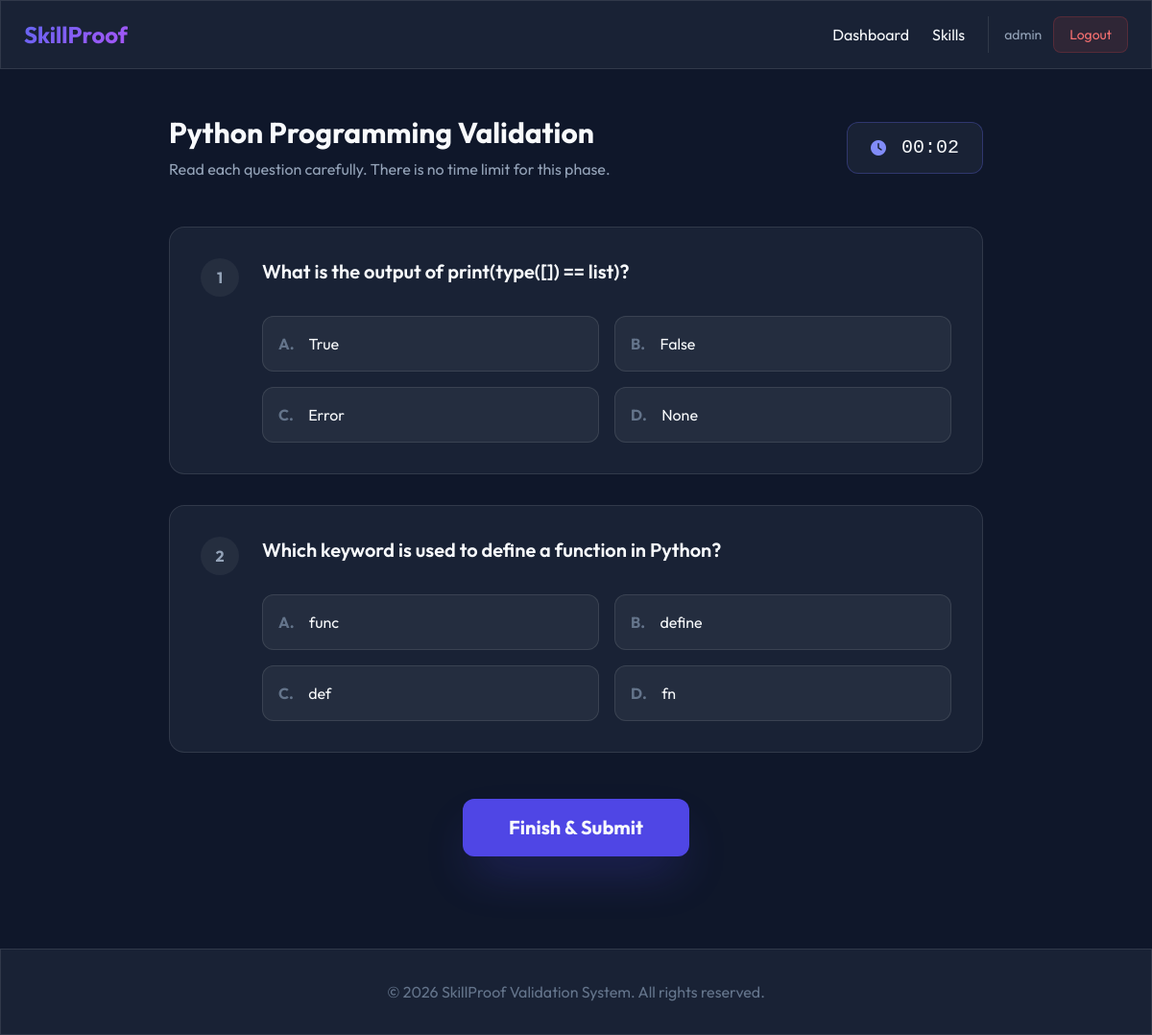
The page /test/1/ (signed in) on the database its author committed.
### core/models.py (models this page shows, shortened)
class User(AbstractUser):
    ROLE_CHOICES = (
        ('student', 'Student'),
        ('employer', 'Employer'),
        ('admin', 'Admin'),
    )
    role = models.CharField(max_length=10, choices=ROLE_CHOICES, default='student')
    bio = models.TextField(blank=True, null=True)
    profile_picture = models.ImageField(upload_to='profiles/', blank=True, null=True)

class Skill(models.Model):
    name = models.CharField(max_length=100)
    description = models.TextField()
    category = models.CharField(max_length=50, blank=True)

class Test(models.Model):
    skill = models.ForeignKey(Skill, on_delete=models.CASCADE, related_name='tests')
    question = models.TextField()
    option_a = models.CharField(max_length=255)
    option_b = models.CharField(max_length=255)
    option_c = models.CharField(max_length=255)
    option_d = models.CharField(max_length=255)
    correct_answer = models.CharField(max_length=1)  # A, B, C, or D

### core/views.py (the view)
# urls.py: path('test/<int:skill_id>/', views.take_test, name='take_test'),
@login_required
def take_test(request, skill_id):
    skill = get_object_or_404(Skill, id=skill_id)
    tests = skill.tests.all()
    return render(request, 'test_page.html', {
        'skill': skill,
        'tests': tests
    })

### templates/test_page.html (shortened to what this page needs)
{% extends 'base.html' %}
{% block content %}
<div class="max-w-4xl mx-auto px-6 py-12">
    <div class="flex justify-between items-center mb-12">
        <div>
            <h2 class="text-3xl font-bold mb-2">{{ skill.name }} Validation</h2>
            <p class="text-slate-400">Read each question carefully. There is no time limit for this phase.</p>
        </div>
        <div class="glass px-6 py-3 rounded-xl border border-indigo-500/30 flex items-center gap-4">
            <i class="fas fa-clock text-indigo-400"></i>
            <span id="timer" class="font-mono text-xl">00:00</span>
        </div>
    </div>
    <form method="post" action="{% url 'submit_test' skill.id %}" id="test-form">
        <div class="space-y-8">
            {% for test in tests %}
                <div class="glass p-8 rounded-2xl border border-white/10">
                    <div class="flex gap-6">
                        <span class="w-10 h-10 rounded-full bg-white/5 flex items-center justify-center font-bold text-slate-400 shrink-0">{{ forloop.counter }}</span>
                        <div class="flex-grow">
                            <h3 class="text-xl font-semibold mb-8">{{ test.question }}</h3>
                            <div class="grid md:grid-cols-2 gap-4">
                                <label class="block relative group cursor-pointer">
                                    <div class="bg-white/5 border border-white/10 p-4 rounded-xl peer-checked:bg-indigo-600/20 peer-checked:border-indigo-500 transition group-hover:border-white/20">
                                        <span class="font-bold mr-3 text-slate-500">A.</span> {{ test.option_a }}
                                    </div>
                                </label>
                                <label class="block relative group cursor-pointer">
                                    <div class="bg-white/5 border border-white/10 p-4 rounded-xl peer-checked:bg-indigo-600/20 peer-checked:border-indigo-500 transition group-hover:border-white/20">
                                        <span class="font-bold mr-3 text-slate-500">B.</span> {{ test.option_b }}
                                    </div>
                                </label>
                                <label class="block relative group cursor-pointer">
                                    <div class="bg-white/5 border border-white/10 p-4 rounded-xl peer-checked:bg-indigo-600/20 peer-checked:border-indigo-500 transition group-hover:border-white/20">
                                        <span class="font-bold mr-3 text-slate-500">C.</span> {{ test.option_c }}
                                    </div>
                                </label>
                                <label class="block relative group cursor-pointer">
                                    <div class="bg-white/5 border border-white/10 p-4 rounded-xl peer-checked:bg-indigo-600/20 peer-checked:border-indigo-500 transition group-hover:border-white/20">
                                        <span class="font-bold mr-3 text-slate-500">D.</span> {{ test.option_d }}
                                    </div>
                                </label>
                            </div>
                        </div>
                    </div>
                </div>
            {% endfor %}
        </div>
        <div class="mt-12 flex justify-center">
            <button type="submit" class="bg-indigo-600 px-12 py-4 rounded-xl font-bold text-xl hover:bg-indigo-700 transition shadow-2xl shadow-indigo-600/30">
                Finish & Submit
            </button>
        </div>
    </form>
</div>
{% endblock %}

### templates/base.html (shortened to what this page needs)
<!DOCTYPE html>
<html lang="en">
<head>
    <script src="https://cdn.tailwindcss.com"></script>
    <link rel="stylesheet" href="https://cdnjs.cloudflare.com/ajax/libs/font-awesome/6.0.0/css/all.min.css">
</head>
<body class="min-h-screen flex flex-col">
    <nav class="glass sticky top-0 z-50 border-b border-white/10 px-6 py-4">
        <div class="max-w-7xl mx-auto flex justify-between items-center">
            <a href="/" class="text-2xl font-bold gradient-text">SkillProof</a>
            <div class="flex items-center gap-6">
                {% if user.is_authenticated %}
                    <a href="{% url 'dashboard' %}" class="hover:text-indigo-400 transition">Dashboard</a>
                    <a href="{% url 'skill_select' %}" class="hover:text-indigo-400 transition">Skills</a>
                    <div class="flex items-center gap-3 pl-4 border-l border-white/10">
                        <span class="text-sm text-slate-400">{{ user.username }}</span>
                        <a href="{% url 'logout' %}" class="bg-red-500/10 text-red-400 px-4 py-2 rounded-lg text-sm border border-red-500/20 hover:bg-red-500 hover:text-white transition">Logout</a>
                    </div>
                {% else %}
                    <a href="{% url 'login' %}" class="hover:text-indigo-400 transition">Login</a>
                    <a href="{% url 'signup' %}" class="bg-indigo-600 px-6 py-2 rounded-lg hover:bg-indigo-700 transition">Get Started</a>
                {% endif %}
            </div>
        </div>
    </nav>
    <main class="flex-grow">
        {% block content %}{% endblock %}
    </main>
    <footer class="glass border-t border-white/10 py-8 px-6 mt-12">
        <div class="max-w-7xl mx-auto text-center text-slate-500">
            <p>&copy; 2026 SkillProof Validation System. All rights reserved.</p>
        </div>
    </footer>
</body>
</html>

### templates/base.html (style rules this page uses)
body { font-family: 'Outfit', sans-serif; background: #0f172a; color: #f8fafc; }
.glass { background: rgba(30, 41, 59, 0.7); backdrop-filter: blur(12px); border: 1px solid rgba(255, 255, 255, 0.1); }
.gradient-text { background: linear-gradient(135deg, #6366f1, #a855f7); -webkit-background-clip: text; -webkit-text-fill-color: transparent; }

### rows shown on the page
User: username "admin"
Skill: name "Python Programming"
Test: question "What is the output of print(type([]) == list)?", option_a "True", option_b "False", option_c "Error", option_d "None"
Test: question "Which keyword is used to define a function in Python?", option_a "func", option_b "define", option_c "def", option_d "fn"
